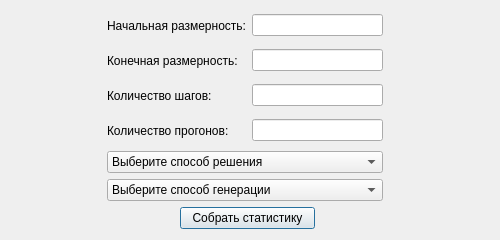
<?xml version="1.0" encoding="UTF-8"?>
<ui version="4.0">
 <class>Dialog</class>
 <widget class="QDialog" name="Dialog">
  <property name="geometry">
   <rect>
    <x>0</x>
    <y>0</y>
    <width>500</width>
    <height>240</height>
   </rect>
  </property>
  <property name="sizePolicy">
   <sizepolicy hsizetype="Fixed" vsizetype="Fixed">
    <horstretch>0</horstretch>
    <verstretch>0</verstretch>
   </sizepolicy>
  </property>
  <property name="minimumSize">
   <size>
    <width>500</width>
    <height>240</height>
   </size>
  </property>
  <property name="maximumSize">
   <size>
    <width>500</width>
    <height>240</height>
   </size>
  </property>
  <property name="windowTitle">
   <string>Сбор статистики решений</string>
  </property>
  <layout class="QGridLayout" name="gridLayout">
   <item row="0" column="0" rowspan="4">
    <spacer name="horizontalSpacer_6">
     <property name="orientation">
      <enum>Qt::Horizontal</enum>
     </property>
     <property name="sizeHint" stdset="0">
      <size>
       <width>73</width>
       <height>148</height>
      </size>
     </property>
    </spacer>
   </item>
   <item row="0" column="1" colspan="2">
    <widget class="QLabel" name="label">
     <property name="text">
      <string>Начальная размерность:</string>
     </property>
    </widget>
   </item>
   <item row="0" column="3" colspan="2">
    <widget class="QLineEdit" name="initial_dimention_le">
     <property name="sizePolicy">
      <sizepolicy hsizetype="Expanding" vsizetype="Fixed">
       <horstretch>0</horstretch>
       <verstretch>0</verstretch>
      </sizepolicy>
     </property>
     <property name="text">
      <string/>
     </property>
    </widget>
   </item>
   <item row="0" column="5" rowspan="4">
    <spacer name="horizontalSpacer_5">
     <property name="orientation">
      <enum>Qt::Horizontal</enum>
     </property>
     <property name="sizeHint" stdset="0">
      <size>
       <width>93</width>
       <height>148</height>
      </size>
     </property>
    </spacer>
   </item>
   <item row="1" column="1" colspan="2">
    <widget class="QLabel" name="label_2">
     <property name="text">
      <string>Конечная размерность:</string>
     </property>
    </widget>
   </item>
   <item row="1" column="3" colspan="2">
    <widget class="QLineEdit" name="finite_dimention_le">
     <property name="text">
      <string/>
     </property>
    </widget>
   </item>
   <item row="2" column="1" colspan="2">
    <widget class="QLabel" name="label_3">
     <property name="text">
      <string>Количество шагов:</string>
     </property>
    </widget>
   </item>
   <item row="2" column="3" colspan="2">
    <widget class="QLineEdit" name="steps_number_le">
     <property name="text">
      <string/>
     </property>
    </widget>
   </item>
   <item row="3" column="1" colspan="2">
    <widget class="QLabel" name="label_4">
     <property name="text">
      <string>Количество прогонов:</string>
     </property>
    </widget>
   </item>
   <item row="3" column="3" colspan="2">
    <widget class="QLineEdit" name="repeat_number_le">
     <property name="text">
      <string/>
     </property>
    </widget>
   </item>
   <item row="4" column="0">
    <spacer name="horizontalSpacer_3">
     <property name="orientation">
      <enum>Qt::Horizontal</enum>
     </property>
     <property name="sizeHint" stdset="0">
      <size>
       <width>73</width>
       <height>20</height>
      </size>
     </property>
    </spacer>
   </item>
   <item row="4" column="1" colspan="4">
    <widget class="QComboBox" name="solveMethod_comboBox">
     <property name="sizePolicy">
      <sizepolicy hsizetype="Maximum" vsizetype="Fixed">
       <horstretch>0</horstretch>
       <verstretch>0</verstretch>
      </sizepolicy>
     </property>
     <property name="maximumSize">
      <size>
       <width>600</width>
       <height>30</height>
      </size>
     </property>
     <property name="statusTip">
      <string/>
     </property>
     <item>
      <property name="text">
       <string>Выберите способ решения</string>
      </property>
     </item>
     <item>
      <property name="text">
       <string>ИИ</string>
      </property>
     </item>
     <item>
      <property name="text">
       <string>A-Star</string>
      </property>
     </item>
     <item>
      <property name="text">
       <string>Дейкстра</string>
      </property>
     </item>
     <item>
      <property name="text">
       <string>Поиск по ширине</string>
      </property>
     </item>
    </widget>
   </item>
   <item row="4" column="5">
    <spacer name="horizontalSpacer_4">
     <property name="orientation">
      <enum>Qt::Horizontal</enum>
     </property>
     <property name="sizeHint" stdset="0">
      <size>
       <width>93</width>
       <height>20</height>
      </size>
     </property>
    </spacer>
   </item>
   <item row="5" column="1" colspan="4">
    <widget class="QComboBox" name="generationMethod_comboBox">
     <property name="sizePolicy">
      <sizepolicy hsizetype="Maximum" vsizetype="Fixed">
       <horstretch>0</horstretch>
       <verstretch>0</verstretch>
      </sizepolicy>
     </property>
     <property name="maximumSize">
      <size>
       <width>600</width>
       <height>30</height>
      </size>
     </property>
     <property name="statusTip">
      <string>Способ генерации лабиринта (И - идеальный лабиринт, Н - неидеальный лабиринт)</string>
     </property>
     <item>
      <property name="text">
       <string>Выберите способ генерации</string>
      </property>
     </item>
     <item>
      <property name="text">
       <string>Растущее дерево (И)</string>
      </property>
     </item>
     <item>
      <property name="text">
       <string>Олдоса-Бродера (И)</string>
      </property>
     </item>
     <item>
      <property name="text">
       <string>Уилсона (И)</string>
      </property>
     </item>
     <item>
      <property name="text">
       <string>Итеративная версия поиска по глубине (И)</string>
      </property>
     </item>
     <item>
      <property name="text">
       <string>Бинарное дерево (И)</string>
      </property>
     </item>
     <item>
      <property name="text">
       <string>Эллера (И)</string>
      </property>
     </item>
     <item>
      <property name="text">
       <string>Крускала (И)</string>
      </property>
     </item>
     <item>
      <property name="text">
       <string>Прима (И)</string>
      </property>
     </item>
     <item>
      <property name="text">
       <string>sidewinder (И)</string>
      </property>
     </item>
     <item>
      <property name="text">
       <string>division (И)</string>
      </property>
     </item>
     <item>
      <property name="text">
       <string>serpentine (Н)</string>
      </property>
     </item>
     <item>
      <property name="text">
       <string>small_rooms (Н)</string>
      </property>
     </item>
     <item>
      <property name="text">
       <string>spiral (Н)</string>
      </property>
     </item>
    </widget>
   </item>
   <item row="6" column="0" colspan="2">
    <spacer name="horizontalSpacer">
     <property name="orientation">
      <enum>Qt::Horizontal</enum>
     </property>
     <property name="sizeHint" stdset="0">
      <size>
       <width>40</width>
       <height>20</height>
      </size>
     </property>
    </spacer>
   </item>
   <item row="6" column="2" colspan="2">
    <widget class="QPushButton" name="collect_stats_btn">
     <property name="maximumSize">
      <size>
       <width>150</width>
       <height>16777215</height>
      </size>
     </property>
     <property name="text">
      <string>Собрать статистику</string>
     </property>
    </widget>
   </item>
   <item row="6" column="4" colspan="2">
    <spacer name="horizontalSpacer_2">
     <property name="orientation">
      <enum>Qt::Horizontal</enum>
     </property>
     <property name="sizeHint" stdset="0">
      <size>
       <width>168</width>
       <height>20</height>
      </size>
     </property>
    </spacer>
   </item>
  </layout>
 </widget>
 <resources/>
 <connections/>
</ui>
